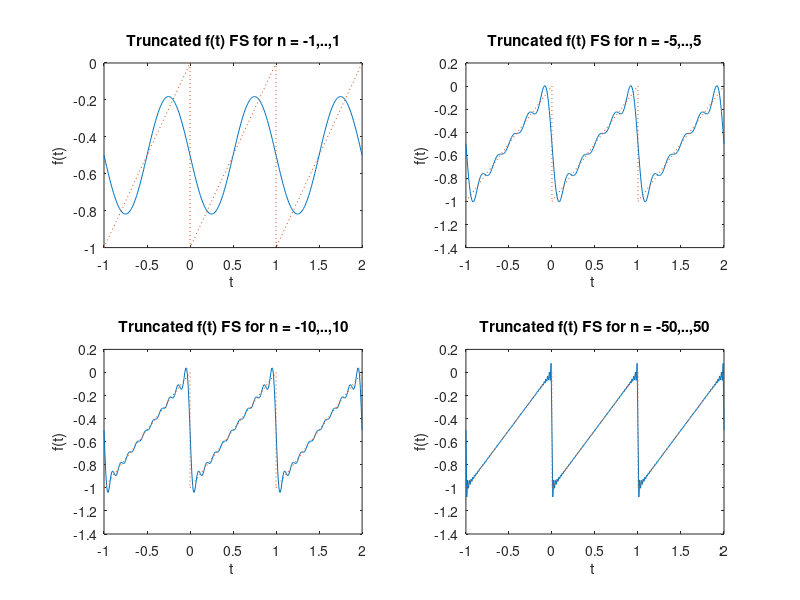
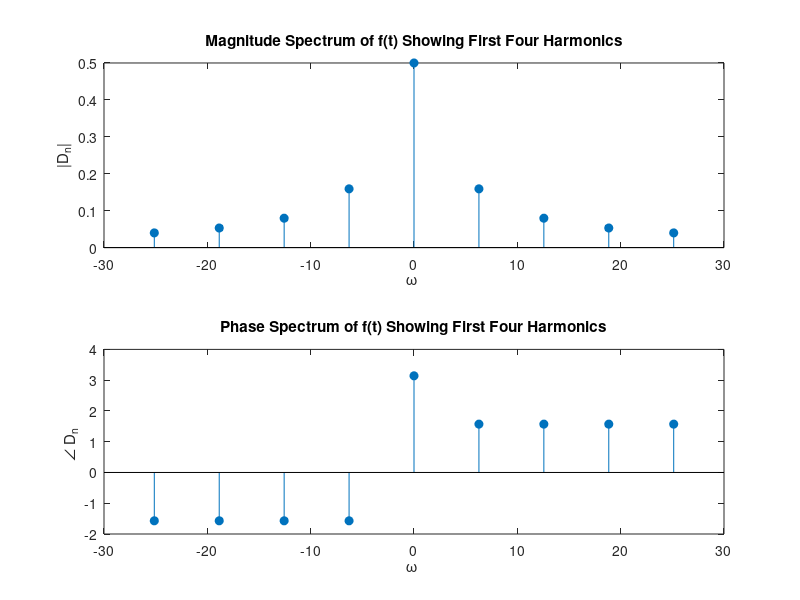

MATLAB code for these plots, in order:
%
% Filename: fourier.m
%
% Description: m-file to compute and plot the truncated Fourier
%              Series representation of a saw tooth wave.
%

% *** Plot truncatated FS for various numbers of terms. ***
clear;                                  % clear matlab's memory
figure(1); clf;				            % open and clear figure 1

To = 1; wo = 2*pi/To;			        % fundamental period and frequency

D0 = -0.5;				                % signal offset

t = -1:0.01:2;				            % time over which we'll plot signal

N = [1 5 10 50];			            % +/- values at which we'll truncate FS

for i = 1:4,				            % compute truncated FS for above N values
   
   f = D0*ones(size(t));		        % start out with DC bias term
   
   for n = -N(i):-1,			        % loop over negative n
      Dn = j/(2*pi*n);			        % Fourier coefficient
      f = f + real(Dn*exp(j*n*wo*t));	% add FS terms
   end;
   
   for n = 1:N(i),			            % loop over positive n
      Dn = j/(2*pi*n);                  % Fourier coefficient
      f = f + real(Dn*exp(j*n*wo*t));	% add FS terms
   end;
   
   subplot(2,2,i);			            % plot truncated FS representation of f(t)
   plot(t,f);				            % and actual signal
   hold on;
   plot([-1 0 0 1 1 2],[-1 0 -1 0 -1 0],':');
   hold off;
   xlabel('t ');
   ylabel('f(t)');
   titlevec = ['Truncated f(t) FS for n = ' num2str(-N(i)),',..,',num2str(N(i))];
   title(titlevec);
   
end;

% *** Plot exponential magnitude and phase spectra for 1st 4 harmonics
clear;					                % clear matlab's memory
figure(2); clf;				            % open and clear figure 2

To = 1; wo = 2*pi/To;			        % fundamental period and frequency

D0 = -0.5;				                % signal offset, 0 frequency term

i = 1;					                % vector index to help store Dn and w

for n = -4:-1,				            % loop over negative n
   Dn(i) = j/(2*pi*n);                  % Compute & store fourier coef.
   w(i) = n*wo;				            % store associated frequency
	i = i + 1;			                % increment vector index   
end;

Dn(i) = D0; w(i) = 0;			% store 0 frequency terms							
i = i + 1;				% increment vector index

for n = 1:4,				% loop over positive n
   Dn(i) = j/(2*pi*n);                  % Compute & store Fourier coef.
   w(i) = n*wo;				% store associated frequency
   i = i + 1;				% increment vector index;
end;
   
subplot(2,1,1);				% plot magnitude spectrum of f(t)
stem(w,abs(Dn),'filled');
xlabel('\omega ');
ylabel('|D_n|');
title('Magnitude Spectrum of f(t) Showing First Four Harmonics');

subplot(2,1,2);				% plot phase spectrum of f(t)
stem(w,angle(Dn),'filled');
xlabel('\omega ');
ylabel('\angle D_n ');
title('Phase Spectrum of f(t) Showing First Four Harmonics');